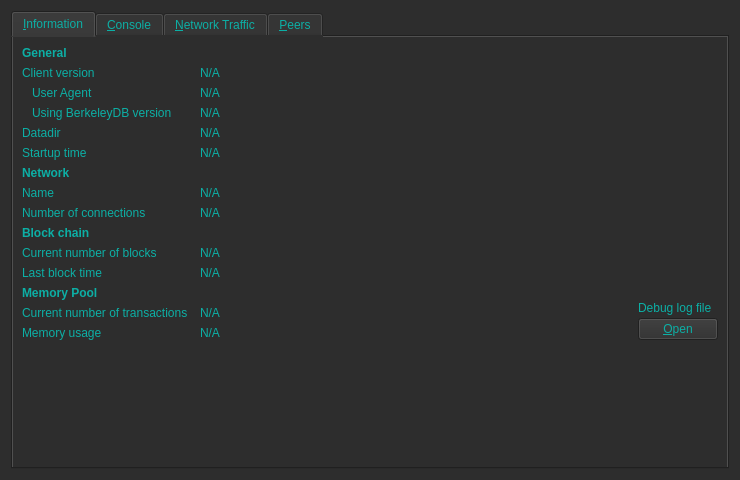
<?xml version="1.0" encoding="UTF-8"?>
<ui version="4.0">
 <class>RPCConsole</class>
 <widget class="QWidget" name="RPCConsole">
  <property name="geometry">
   <rect>
    <x>0</x>
    <y>0</y>
    <width>740</width>
    <height>430</height>
   </rect>
  </property>
  <property name="styleSheet">
         <string notr="true"> 
        QWidget { background: rgba(45,45,45); color: rgb(12,175,165); }
        QTableView { border: 1px solid rgb(119,119,119); selection-background-color: rgb(62,62,62); selection-color: rgb(108,200,239); alternate-background: rgb(31,31,31); }
        QTableView::item { border-right: 1px solid rgb(119,119,119); border-bottom: 1px solid rgb(119,119,119);}</string>
  </property>
  <property name="windowTitle">
   <string>Debug window</string>
  </property>
  <layout class="QVBoxLayout" name="verticalLayout_2">
   <item>
    <widget class="QTabWidget" name="tabWidget">
     <property name="currentIndex">
      <number>0</number>
     </property>
     <widget class="QWidget" name="tab_info">
      <attribute name="title">
       <string>&amp;Information</string>
      </attribute>
      <layout class="QGridLayout" name="gridLayout" columnstretch="0,1,0">
       <property name="horizontalSpacing">
        <number>12</number>
       </property>
       <item row="0" column="0">
        <widget class="QLabel" name="label_9">
         <property name="font">
          <font>
           <weight>75</weight>
           <bold>true</bold>
          </font>
         </property>
         <property name="text">
          <string>General</string>
         </property>
        </widget>
       </item>
       <item row="1" column="0">
        <widget class="QLabel" name="label_6">
         <property name="text">
          <string>Client version</string>
         </property>
        </widget>
       </item>
       <item row="1" column="1" colspan="2">
        <widget class="QLabel" name="clientVersion">
         <property name="cursor">
          <cursorShape>IBeamCursor</cursorShape>
         </property>
         <property name="text">
          <string>N/A</string>
         </property>
         <property name="textFormat">
          <enum>Qt::PlainText</enum>
         </property>
         <property name="textInteractionFlags">
          <set>Qt::LinksAccessibleByMouse|Qt::TextSelectableByKeyboard|Qt::TextSelectableByMouse</set>
         </property>
        </widget>
       </item>
       <item row="2" column="0">
        <widget class="QLabel" name="labelClientUserAgent">
         <property name="text">
          <string>User Agent</string>
         </property>
         <property name="indent">
          <number>10</number>
         </property>
        </widget>
       </item>
       <item row="2" column="1" colspan="2">
        <widget class="QLabel" name="clientUserAgent">
         <property name="cursor">
          <cursorShape>IBeamCursor</cursorShape>
         </property>
         <property name="text">
          <string>N/A</string>
         </property>
         <property name="textFormat">
          <enum>Qt::PlainText</enum>
         </property>
         <property name="textInteractionFlags">
          <set>Qt::LinksAccessibleByMouse|Qt::TextSelectableByKeyboard|Qt::TextSelectableByMouse</set>
         </property>
        </widget>
       </item>
       <item row="3" column="0">
        <widget class="QLabel" name="label_berkeleyDBVersion">
         <property name="text">
          <string>Using BerkeleyDB version</string>
         </property>
         <property name="indent">
          <number>10</number>
         </property>
        </widget>
       </item>
       <item row="3" column="1" colspan="2">
        <widget class="QLabel" name="berkeleyDBVersion">
         <property name="cursor">
          <cursorShape>IBeamCursor</cursorShape>
         </property>
         <property name="text">
          <string>N/A</string>
         </property>
         <property name="textFormat">
          <enum>Qt::PlainText</enum>
         </property>
         <property name="textInteractionFlags">
          <set>Qt::LinksAccessibleByMouse|Qt::TextSelectableByKeyboard|Qt::TextSelectableByMouse</set>
         </property>
        </widget>
       </item>
       <item row="4" column="0">
        <widget class="QLabel" name="label_12">
         <property name="text">
          <string>Datadir</string>
         </property>
        </widget>
       </item>
       <item row="4" column="1" colspan="2">
        <widget class="QLabel" name="dataDir">
         <property name="cursor">
          <cursorShape>IBeamCursor</cursorShape>
         </property>
         <property name="text">
          <string>N/A</string>
         </property>
         <property name="textFormat">
          <enum>Qt::PlainText</enum>
         </property>
         <property name="wordWrap">
          <bool>true</bool>
         </property>
         <property name="textInteractionFlags">
          <set>Qt::LinksAccessibleByMouse|Qt::TextSelectableByKeyboard|Qt::TextSelectableByMouse</set>
         </property>
        </widget>
       </item>
       <item row="5" column="0">
        <widget class="QLabel" name="label_13">
         <property name="text">
          <string>Startup time</string>
         </property>
        </widget>
       </item>
       <item row="5" column="1" colspan="2">
        <widget class="QLabel" name="startupTime">
         <property name="cursor">
          <cursorShape>IBeamCursor</cursorShape>
         </property>
         <property name="text">
          <string>N/A</string>
         </property>
         <property name="textFormat">
          <enum>Qt::PlainText</enum>
         </property>
         <property name="textInteractionFlags">
          <set>Qt::LinksAccessibleByMouse|Qt::TextSelectableByKeyboard|Qt::TextSelectableByMouse</set>
         </property>
        </widget>
       </item>
       <item row="6" column="0">
           <widget class="QLabel" name="labelNetwork">
               <property name="font">
                   <font>
                       <weight>75</weight>
                       <bold>true</bold>
                   </font>
               </property>
               <property name="text">
                   <string>Network</string>
               </property>
           </widget>
       </item>
       <item row="7" column="0">
        <widget class="QLabel" name="label_8">
         <property name="text">
          <string>Name</string>
         </property>
        </widget>
       </item>
       <item row="7" column="1" colspan="2">
        <widget class="QLabel" name="networkName">
         <property name="cursor">
          <cursorShape>IBeamCursor</cursorShape>
         </property>
         <property name="text">
          <string>N/A</string>
         </property>
         <property name="textFormat">
          <enum>Qt::PlainText</enum>
         </property>
         <property name="textInteractionFlags">
          <set>Qt::LinksAccessibleByMouse|Qt::TextSelectableByKeyboard|Qt::TextSelectableByMouse</set>
         </property>
        </widget>
       </item>
       <item row="8" column="0">
        <widget class="QLabel" name="label_7">
         <property name="text">
          <string>Number of connections</string>
         </property>
        </widget>
       </item>
       <item row="8" column="1" colspan="2">
        <widget class="QLabel" name="numberOfConnections">
         <property name="cursor">
          <cursorShape>IBeamCursor</cursorShape>
         </property>
         <property name="text">
          <string>N/A</string>
         </property>
         <property name="textFormat">
          <enum>Qt::PlainText</enum>
         </property>
         <property name="textInteractionFlags">
          <set>Qt::LinksAccessibleByMouse|Qt::TextSelectableByKeyboard|Qt::TextSelectableByMouse</set>
         </property>
        </widget>
       </item>
       <item row="9" column="0">
        <widget class="QLabel" name="label_10">
         <property name="font">
          <font>
           <weight>75</weight>
           <bold>true</bold>
          </font>
         </property>
         <property name="text">
          <string>Block chain</string>
         </property>
        </widget>
       </item>
       <item row="10" column="0">
        <widget class="QLabel" name="label_3">
         <property name="text">
          <string>Current number of blocks</string>
         </property>
        </widget>
       </item>
       <item row="10" column="1" colspan="2">
        <widget class="QLabel" name="numberOfBlocks">
         <property name="cursor">
          <cursorShape>IBeamCursor</cursorShape>
         </property>
         <property name="text">
          <string>N/A</string>
         </property>
         <property name="textFormat">
          <enum>Qt::PlainText</enum>
         </property>
         <property name="textInteractionFlags">
          <set>Qt::LinksAccessibleByMouse|Qt::TextSelectableByKeyboard|Qt::TextSelectableByMouse</set>
         </property>
        </widget>
       </item>
       <item row="11" column="0">
        <widget class="QLabel" name="labelLastBlockTime">
         <property name="text">
          <string>Last block time</string>
         </property>
        </widget>
       </item>
       <item row="11" column="1" colspan="2">
        <widget class="QLabel" name="lastBlockTime">
         <property name="cursor">
          <cursorShape>IBeamCursor</cursorShape>
         </property>
         <property name="text">
          <string>N/A</string>
         </property>
         <property name="textFormat">
          <enum>Qt::PlainText</enum>
         </property>
         <property name="textInteractionFlags">
          <set>Qt::LinksAccessibleByMouse|Qt::TextSelectableByKeyboard|Qt::TextSelectableByMouse</set>
         </property>
        </widget>
       </item>
       <item row="12" column="0">
        <widget class="QLabel" name="labelMempoolTitle">
         <property name="font">
          <font>
           <weight>75</weight>
           <bold>true</bold>
          </font>
         </property>
         <property name="text">
          <string>Memory Pool</string>
         </property>
        </widget>
       </item>
       <item row="13" column="0">
        <widget class="QLabel" name="labelNumberOfTransactions">
         <property name="text">
          <string>Current number of transactions</string>
         </property>
        </widget>
       </item>
       <item row="13" column="1">
        <widget class="QLabel" name="mempoolNumberTxs">
         <property name="cursor">
          <cursorShape>IBeamCursor</cursorShape>
         </property>
         <property name="text">
          <string>N/A</string>
         </property>
         <property name="textFormat">
          <enum>Qt::PlainText</enum>
         </property>
         <property name="textInteractionFlags">
          <set>Qt::LinksAccessibleByMouse|Qt::TextSelectableByKeyboard|Qt::TextSelectableByMouse</set>
         </property>
        </widget>
       </item>
       <item row="14" column="0">
        <widget class="QLabel" name="labelMemoryUsage">
         <property name="text">
          <string>Memory usage</string>
         </property>
        </widget>
       </item>
       <item row="14" column="1">
        <widget class="QLabel" name="mempoolSize">
         <property name="cursor">
          <cursorShape>IBeamCursor</cursorShape>
         </property>
         <property name="text">
          <string>N/A</string>
         </property>
         <property name="textFormat">
          <enum>Qt::PlainText</enum>
         </property>
         <property name="textInteractionFlags">
          <set>Qt::LinksAccessibleByMouse|Qt::TextSelectableByKeyboard|Qt::TextSelectableByMouse</set>
         </property>
        </widget>
       </item>
       <item row="12" column="2" rowspan="3">
        <layout class="QVBoxLayout" name="verticalLayoutDebugButton">
         <property name="spacing">
          <number>3</number>
         </property>
         <item>
          <spacer name="verticalSpacer_2">
           <property name="orientation">
            <enum>Qt::Vertical</enum>
           </property>
           <property name="sizeHint" stdset="0">
            <size>
             <width>10</width>
             <height>5</height>
            </size>
           </property>
          </spacer>
         </item>
         <item>
          <widget class="QLabel" name="labelDebugLogfile">
           <property name="text">
            <string>Debug log file</string>
           </property>
          </widget>
         </item>
         <item>
          <widget class="QPushButton" name="openDebugLogfileButton">
           <property name="toolTip">
            <string>Open the %1 debug log file from the current data directory. This can take a few seconds for large log files.</string>
           </property>
           <property name="text">
            <string>&amp;Open</string>
           </property>
           <property name="autoDefault">
            <bool>false</bool>
           </property>
          </widget>
         </item>
        </layout>
       </item>
       <item row="15" column="0">
        <spacer name="verticalSpacer">
         <property name="orientation">
          <enum>Qt::Vertical</enum>
         </property>
         <property name="sizeHint" stdset="0">
          <size>
           <width>20</width>
           <height>40</height>
          </size>
         </property>
        </spacer>
       </item>
      </layout>
     </widget>
     <widget class="QWidget" name="tab_console">
      <attribute name="title">
       <string>&amp;Console</string>
      </attribute>
      <layout class="QVBoxLayout" name="verticalLayout_3">
       <property name="spacing">
        <number>3</number>
       </property>
       <property name="bottomMargin">
        <number>5</number>
       </property>
       <item>
        <layout class="QHBoxLayout" name="horizontalLayout">
         <property name="spacing">
          <number>4</number>
         </property>
         <item>
          <spacer name="horizontalSpacer">
           <property name="orientation">
            <enum>Qt::Horizontal</enum>
           </property>
           <property name="sizeHint" stdset="0">
            <size>
             <width>40</width>
             <height>20</height>
            </size>
           </property>
          </spacer>
         </item>
         <item>
          <widget class="QPushButton" name="fontSmallerButton">
           <property name="maximumSize">
            <size>
             <width>24</width>
             <height>24</height>
            </size>
           </property>
           <property name="text">
            <string/>
           </property>
           <property name="toolTip">
            <string>Decrease font size</string>
           </property>
           <property name="icon">
            <iconset resource="../iop.qrc">
             <normaloff>:/icons/fontsmaller</normaloff>:/icons/fontsmaller</iconset>
           </property>
           <property name="iconSize">
            <size>
             <width>24</width>
             <height>16</height>
            </size>
           </property>
           <property name="autoDefault">
            <bool>false</bool>
           </property>
           <property name="flat">
            <bool>true</bool>
           </property>
          </widget>
         </item>
         <item>
          <widget class="QPushButton" name="fontBiggerButton">
           <property name="maximumSize">
            <size>
             <width>24</width>
             <height>24</height>
            </size>
           </property>
           <property name="toolTip">
            <string>Increase font size</string>
           </property>
           <property name="text">
            <string/>
           </property>
           <property name="icon">
            <iconset resource="../iop.qrc">
             <normaloff>:/icons/fontbigger</normaloff>:/icons/fontbigger</iconset>
           </property>
           <property name="iconSize">
            <size>
             <width>24</width>
             <height>16</height>
            </size>
           </property>
           <property name="autoDefault">
            <bool>false</bool>
           </property>
           <property name="flat">
            <bool>true</bool>
           </property>
          </widget>
         </item>
         <item>
          <widget class="QPushButton" name="clearButton">
           <property name="maximumSize">
            <size>
             <width>24</width>
             <height>24</height>
            </size>
           </property>
           <property name="toolTip">
            <string>Clear console</string>
           </property>
           <property name="layoutDirection">
            <enum>Qt::LeftToRight</enum>
           </property>
           <property name="text">
            <string/>
           </property>
           <property name="icon">
            <iconset resource="../iop.qrc">
             <normaloff>:/icons/remove</normaloff>:/icons/remove</iconset>
           </property>
           <property name="shortcut">
            <string notr="true">Ctrl+L</string>
           </property>
           <property name="autoDefault">
            <bool>false</bool>
           </property>
           <property name="flat">
            <bool>true</bool>
           </property>
          </widget>
         </item>
        </layout>
       </item>
       <item>
        <widget class="QTextEdit" name="messagesWidget">
         <property name="minimumSize">
          <size>
           <width>0</width>
           <height>100</height>
          </size>
         </property>
         <property name="readOnly">
          <bool>true</bool>
         </property>
         <property name="tabKeyNavigation" stdset="0">
          <bool>false</bool>
         </property>
         <property name="columnCount" stdset="0">
          <number>2</number>
         </property>
        </widget>
       </item>
       <item>
        <layout class="QHBoxLayout" name="horizontalLayoutPrompt">
         <property name="spacing">
          <number>3</number>
         </property>
         <item>
          <widget class="QPushButton" name="promptIcon">
           <property name="enabled">
            <bool>false</bool>
           </property>
           <property name="maximumSize">
            <size>
             <width>16</width>
             <height>24</height>
            </size>
           </property>
           <property name="text">
            <string/>
           </property>
           <property name="icon">
            <iconset resource="../iop.qrc">
             <normaloff>:/icons/prompticon</normaloff>
             <disabledoff>:/icons/prompticon</disabledoff>:/icons/prompticon</iconset>
           </property>
           <property name="iconSize">
            <size>
             <width>14</width>
             <height>14</height>
            </size>
           </property>
           <property name="autoDefault">
            <bool>false</bool>
           </property>
           <property name="flat">
            <bool>true</bool>
           </property>
          </widget>
         </item>
         <item>
          <widget class="QLineEdit" name="lineEdit">
           <property name="placeholderText">
            <string/>
           </property>
          </widget>
         </item>
        </layout>
       </item>
      </layout>
     </widget>
     <widget class="QWidget" name="tab_nettraffic">
      <attribute name="title">
       <string>&amp;Network Traffic</string>
      </attribute>
      <layout class="QHBoxLayout" name="horizontalLayout_3">
       <item>
        <layout class="QVBoxLayout" name="verticalLayout_4">
         <item>
          <widget class="TrafficGraphWidget" name="trafficGraph" native="true">
           <property name="sizePolicy">
            <sizepolicy hsizetype="Expanding" vsizetype="Expanding">
             <horstretch>0</horstretch>
             <verstretch>0</verstretch>
            </sizepolicy>
           </property>
          </widget>
         </item>
         <item>
          <layout class="QHBoxLayout" name="horizontalLayout_2">
           <item>
            <widget class="QSlider" name="sldGraphRange">
             <property name="minimum">
              <number>1</number>
             </property>
             <property name="maximum">
              <number>288</number>
             </property>
             <property name="pageStep">
              <number>12</number>
             </property>
             <property name="value">
              <number>6</number>
             </property>
             <property name="orientation">
              <enum>Qt::Horizontal</enum>
             </property>
            </widget>
           </item>
           <item>
            <widget class="QLabel" name="lblGraphRange">
             <property name="minimumSize">
              <size>
               <width>100</width>
               <height>0</height>
              </size>
             </property>
             <property name="alignment">
              <set>Qt::AlignCenter</set>
             </property>
            </widget>
           </item>
           <item>
            <widget class="QPushButton" name="btnClearTrafficGraph">
             <property name="text">
              <string>&amp;Reset</string>
             </property>
             <property name="autoDefault">
              <bool>false</bool>
             </property>
            </widget>
           </item>
          </layout>
         </item>
        </layout>
       </item>
       <item>
        <layout class="QVBoxLayout" name="verticalLayout">
         <item>
          <widget class="QGroupBox" name="groupBox">
           <property name="title">
            <string>Totals</string>
           </property>
           <layout class="QVBoxLayout" name="verticalLayout_5">
            <item>
             <layout class="QHBoxLayout" name="horizontalLayout_4">
              <item>
               <widget class="Line" name="line">
                <property name="sizePolicy">
                 <sizepolicy hsizetype="Fixed" vsizetype="Fixed">
                  <horstretch>0</horstretch>
                  <verstretch>0</verstretch>
                 </sizepolicy>
                </property>
                <property name="minimumSize">
                 <size>
                  <width>10</width>
                  <height>0</height>
                 </size>
                </property>
                <property name="palette">
                 <palette>
                  <active>
                   <colorrole role="Light">
                    <brush brushstyle="SolidPattern">
                     <color alpha="255">
                      <red>0</red>
                      <green>255</green>
                      <blue>0</blue>
                     </color>
                    </brush>
                   </colorrole>
                  </active>
                  <inactive>
                   <colorrole role="Light">
                    <brush brushstyle="SolidPattern">
                     <color alpha="255">
                      <red>0</red>
                      <green>255</green>
                      <blue>0</blue>
                     </color>
                    </brush>
                   </colorrole>
                  </inactive>
                  <disabled>
                   <colorrole role="Light">
                    <brush brushstyle="SolidPattern">
                     <color alpha="255">
                      <red>0</red>
                      <green>255</green>
                      <blue>0</blue>
                     </color>
                    </brush>
                   </colorrole>
                  </disabled>
                 </palette>
                </property>
                <property name="orientation">
                 <enum>Qt::Horizontal</enum>
                </property>
               </widget>
              </item>
              <item>
               <widget class="QLabel" name="label_16">
                <property name="text">
                 <string>Received</string>
                </property>
               </widget>
              </item>
              <item>
               <widget class="QLabel" name="lblBytesIn">
                <property name="minimumSize">
                 <size>
                  <width>50</width>
                  <height>0</height>
                 </size>
                </property>
                <property name="alignment">
                 <set>Qt::AlignRight|Qt::AlignTrailing|Qt::AlignVCenter</set>
                </property>
               </widget>
              </item>
             </layout>
            </item>
            <item>
             <layout class="QHBoxLayout" name="horizontalLayout_5">
              <item>
               <widget class="Line" name="line_2">
                <property name="sizePolicy">
                 <sizepolicy hsizetype="Fixed" vsizetype="Fixed">
                  <horstretch>0</horstretch>
                  <verstretch>0</verstretch>
                 </sizepolicy>
                </property>
                <property name="minimumSize">
                 <size>
                  <width>10</width>
                  <height>0</height>
                 </size>
                </property>
                <property name="palette">
                 <palette>
                  <active>
                   <colorrole role="Light">
                    <brush brushstyle="SolidPattern">
                     <color alpha="255">
                      <red>255</red>
                      <green>0</green>
                      <blue>0</blue>
                     </color>
                    </brush>
                   </colorrole>
                  </active>
                  <inactive>
                   <colorrole role="Light">
                    <brush brushstyle="SolidPattern">
                     <color alpha="255">
                      <red>255</red>
                      <green>0</green>
                      <blue>0</blue>
                     </color>
                    </brush>
                   </colorrole>
                  </inactive>
                  <disabled>
                   <colorrole role="Light">
                    <brush brushstyle="SolidPattern">
                     <color alpha="255">
                      <red>255</red>
                      <green>0</green>
                      <blue>0</blue>
                     </color>
                    </brush>
                   </colorrole>
                  </disabled>
                 </palette>
                </property>
                <property name="orientation">
                 <enum>Qt::Horizontal</enum>
                </property>
               </widget>
              </item>
              <item>
               <widget class="QLabel" name="label_17">
                <property name="text">
                 <string>Sent</string>
                </property>
               </widget>
              </item>
              <item>
               <widget class="QLabel" name="lblBytesOut">
                <property name="minimumSize">
                 <size>
                  <width>50</width>
                  <height>0</height>
                 </size>
                </property>
                <property name="alignment">
                 <set>Qt::AlignRight|Qt::AlignTrailing|Qt::AlignVCenter</set>
                </property>
               </widget>
              </item>
             </layout>
            </item>
            <item>
             <spacer name="verticalSpacer_4">
              <property name="orientation">
               <enum>Qt::Vertical</enum>
              </property>
              <property name="sizeHint" stdset="0">
               <size>
                <width>20</width>
                <height>407</height>
               </size>
              </property>
             </spacer>
            </item>
           </layout>
          </widget>
         </item>
        </layout>
       </item>
      </layout>
     </widget>
     <widget class="QWidget" name="tab_peers">
      <attribute name="title">
       <string>&amp;Peers</string>
      </attribute>
      <layout class="QGridLayout" name="gridLayout_2">
       <item row="0" column="0" rowspan="2">
        <layout class="QVBoxLayout" name="verticalLayout_101">
         <property name="spacing">
          <number>0</number>
         </property>
         <item>
          <widget class="QTableView" name="peerWidget">
           <property name="horizontalScrollBarPolicy">
            <enum>Qt::ScrollBarAsNeeded</enum>
           </property>
           <property name="tabKeyNavigation">
            <bool>false</bool>
           </property>
           <property name="sortingEnabled">
            <bool>true</bool>
           </property>
           <attribute name="horizontalHeaderHighlightSections">
            <bool>false</bool>
           </attribute>
          </widget>
         </item>
         <item>
          <widget class="QLabel" name="banHeading">
           <property name="sizePolicy">
            <sizepolicy hsizetype="Preferred" vsizetype="Minimum">
             <horstretch>0</horstretch>
             <verstretch>0</verstretch>
            </sizepolicy>
           </property>
           <property name="minimumSize">
            <size>
             <width>300</width>
             <height>32</height>
            </size>
           </property>
           <property name="maximumSize">
            <size>
             <width>16777215</width>
             <height>32</height>
            </size>
           </property>
           <property name="font">
            <font>
             <pointsize>12</pointsize>
            </font>
           </property>
           <property name="cursor">
            <cursorShape>IBeamCursor</cursorShape>
           </property>
           <property name="text">
            <string>Banned peers</string>
           </property>
           <property name="alignment">
            <set>Qt::AlignBottom|Qt::AlignLeading|Qt::AlignLeft</set>
           </property>
           <property name="wordWrap">
            <bool>true</bool>
           </property>
           <property name="textInteractionFlags">
            <set>Qt::NoTextInteraction</set>
           </property>
          </widget>
         </item>
         <item>
          <widget class="QTableView" name="banlistWidget">
           <property name="sizePolicy">
            <sizepolicy hsizetype="Expanding" vsizetype="Expanding">
             <horstretch>0</horstretch>
             <verstretch>0</verstretch>
            </sizepolicy>
           </property>
           <property name="horizontalScrollBarPolicy">
            <enum>Qt::ScrollBarAsNeeded</enum>
           </property>
           <property name="tabKeyNavigation">
            <bool>false</bool>
           </property>
           <property name="sortingEnabled">
            <bool>true</bool>
           </property>
           <attribute name="horizontalHeaderHighlightSections">
            <bool>false</bool>
           </attribute>
          </widget>
         </item>
        </layout>
       </item>
       <item row="0" column="1">
        <widget class="QLabel" name="peerHeading">
         <property name="sizePolicy">
          <sizepolicy hsizetype="Preferred" vsizetype="Minimum">
           <horstretch>0</horstretch>
           <verstretch>0</verstretch>
          </sizepolicy>
         </property>
         <property name="minimumSize">
          <size>
           <width>300</width>
           <height>32</height>
          </size>
         </property>
         <property name="font">
          <font>
           <pointsize>10</pointsize>
          </font>
         </property>
         <property name="cursor">
          <cursorShape>IBeamCursor</cursorShape>
         </property>
         <property name="text">
          <string>Select a peer to view detailed information.</string>
         </property>
         <property name="alignment">
          <set>Qt::AlignHCenter|Qt::AlignTop</set>
         </property>
         <property name="wordWrap">
          <bool>true</bool>
         </property>
         <property name="textInteractionFlags">
          <set>Qt::LinksAccessibleByMouse|Qt::TextSelectableByKeyboard|Qt::TextSelectableByMouse</set>
         </property>
        </widget>
       </item>
       <item row="1" column="1">
        <widget class="QWidget" name="detailWidget" native="true">
         <property name="minimumSize">
          <size>
           <width>300</width>
           <height>0</height>
          </size>
         </property>
         <layout class="QGridLayout" name="gridLayout_3">
          <item row="0" column="0">
           <widget class="QLabel" name="label_30">
            <property name="text">
             <string>Whitelisted</string>
            </property>
           </widget>
          </item>
          <item row="0" column="2">
           <widget class="QLabel" name="peerWhitelisted">
            <property name="cursor">
             <cursorShape>IBeamCursor</cursorShape>
            </property>
            <property name="text">
             <string>N/A</string>
            </property>
            <property name="textFormat">
             <enum>Qt::PlainText</enum>
            </property>
            <property name="textInteractionFlags">
             <set>Qt::LinksAccessibleByMouse|Qt::TextSelectableByKeyboard|Qt::TextSelectableByMouse</set>
            </property>
           </widget>
          </item>
          <item row="1" column="0">
           <widget class="QLabel" name="label_23">
            <property name="text">
             <string>Direction</string>
            </property>
           </widget>
          </item>
          <item row="1" column="2">
           <widget class="QLabel" name="peerDirection">
            <property name="cursor">
             <cursorShape>IBeamCursor</cursorShape>
            </property>
            <property name="text">
             <string>N/A</string>
            </property>
            <property name="textFormat">
             <enum>Qt::PlainText</enum>
            </property>
            <property name="textInteractionFlags">
             <set>Qt::LinksAccessibleByMouse|Qt::TextSelectableByKeyboard|Qt::TextSelectableByMouse</set>
            </property>
           </widget>
          </item>
          <item row="2" column="0">
           <widget class="QLabel" name="label_21">
            <property name="text">
             <string>Version</string>
            </property>
           </widget>
          </item>
          <item row="2" column="2">
           <widget class="QLabel" name="peerVersion">
            <property name="cursor">
             <cursorShape>IBeamCursor</cursorShape>
            </property>
            <property name="text">
             <string>N/A</string>
            </property>
            <property name="textFormat">
             <enum>Qt::PlainText</enum>
            </property>
            <property name="textInteractionFlags">
             <set>Qt::LinksAccessibleByMouse|Qt::TextSelectableByKeyboard|Qt::TextSelectableByMouse</set>
            </property>
           </widget>
          </item>
          <item row="3" column="0">
           <widget class="QLabel" name="label_28">
            <property name="text">
             <string>User Agent</string>
            </property>
           </widget>
          </item>
          <item row="3" column="2">
           <widget class="QLabel" name="peerSubversion">
            <property name="cursor">
             <cursorShape>IBeamCursor</cursorShape>
            </property>
            <property name="text">
             <string>N/A</string>
            </property>
            <property name="textFormat">
             <enum>Qt::PlainText</enum>
            </property>
            <property name="textInteractionFlags">
             <set>Qt::LinksAccessibleByMouse|Qt::TextSelectableByKeyboard|Qt::TextSelectableByMouse</set>
            </property>
           </widget>
          </item>
          <item row="4" column="0">
           <widget class="QLabel" name="label_4">
            <property name="text">
             <string>Services</string>
            </property>
           </widget>
          </item>
          <item row="4" column="2">
           <widget class="QLabel" name="peerServices">
            <property name="cursor">
             <cursorShape>IBeamCursor</cursorShape>
            </property>
            <property name="text">
             <string>N/A</string>
            </property>
            <property name="textFormat">
             <enum>Qt::PlainText</enum>
            </property>
            <property name="textInteractionFlags">
             <set>Qt::LinksAccessibleByMouse|Qt::TextSelectableByKeyboard|Qt::TextSelectableByMouse</set>
            </property>
           </widget>
          </item>
          <item row="5" column="0">
           <widget class="QLabel" name="label_29">
            <property name="text">
             <string>Starting Block</string>
            </property>
           </widget>
          </item>
          <item row="5" column="2">
           <widget class="QLabel" name="peerHeight">
            <property name="cursor">
             <cursorShape>IBeamCursor</cursorShape>
            </property>
            <property name="text">
             <string>N/A</string>
            </property>
            <property name="textFormat">
             <enum>Qt::PlainText</enum>
            </property>
            <property name="textInteractionFlags">
             <set>Qt::LinksAccessibleByMouse|Qt::TextSelectableByKeyboard|Qt::TextSelectableByMouse</set>
            </property>
           </widget>
          </item>
          <item row="6" column="0">
           <widget class="QLabel" name="label_27">
            <property name="text">
             <string>Synced Headers</string>
            </property>
           </widget>
          </item>
          <item row="6" column="2">
           <widget class="QLabel" name="peerSyncHeight">
            <property name="cursor">
             <cursorShape>IBeamCursor</cursorShape>
            </property>
            <property name="text">
             <string>N/A</string>
            </property>
            <property name="textFormat">
             <enum>Qt::PlainText</enum>
            </property>
            <property name="textInteractionFlags">
             <set>Qt::LinksAccessibleByMouse|Qt::TextSelectableByKeyboard|Qt::TextSelectableByMouse</set>
            </property>
           </widget>
          </item>
          <item row="7" column="0">
           <widget class="QLabel" name="label_25">
            <property name="text">
             <string>Synced Blocks</string>
            </property>
           </widget>
          </item>
          <item row="7" column="2">
           <widget class="QLabel" name="peerCommonHeight">
            <property name="cursor">
             <cursorShape>IBeamCursor</cursorShape>
            </property>
            <property name="text">
             <string>N/A</string>
            </property>
            <property name="textFormat">
             <enum>Qt::PlainText</enum>
            </property>
            <property name="textInteractionFlags">
             <set>Qt::LinksAccessibleByMouse|Qt::TextSelectableByKeyboard|Qt::TextSelectableByMouse</set>
            </property>
           </widget>
          </item>
          <item row="8" column="0">
           <widget class="QLabel" name="label_24">
            <property name="text">
             <string>Ban Score</string>
            </property>
           </widget>
          </item>
          <item row="8" column="2">
           <widget class="QLabel" name="peerBanScore">
            <property name="cursor">
             <cursorShape>IBeamCursor</cursorShape>
            </property>
            <property name="text">
             <string>N/A</string>
            </property>
            <property name="textFormat">
             <enum>Qt::PlainText</enum>
            </property>
            <property name="textInteractionFlags">
             <set>Qt::LinksAccessibleByMouse|Qt::TextSelectableByKeyboard|Qt::TextSelectableByMouse</set>
            </property>
           </widget>
          </item>
          <item row="9" column="0">
           <widget class="QLabel" name="label_22">
            <property name="text">
             <string>Connection Time</string>
            </property>
           </widget>
          </item>
          <item row="9" column="2">
           <widget class="QLabel" name="peerConnTime">
            <property name="cursor">
             <cursorShape>IBeamCursor</cursorShape>
            </property>
            <property name="text">
             <string>N/A</string>
            </property>
            <property name="textFormat">
             <enum>Qt::PlainText</enum>
            </property>
            <property name="textInteractionFlags">
             <set>Qt::LinksAccessibleByMouse|Qt::TextSelectableByKeyboard|Qt::TextSelectableByMouse</set>
            </property>
           </widget>
          </item>
          <item row="10" column="0">
           <widget class="QLabel" name="label_15">
            <property name="text">
             <string>Last Send</string>
            </property>
           </widget>
          </item>
          <item row="10" column="2">
           <widget class="QLabel" name="peerLastSend">
            <property name="cursor">
             <cursorShape>IBeamCursor</cursorShape>
            </property>
            <property name="text">
             <string>N/A</string>
            </property>
            <property name="textFormat">
             <enum>Qt::PlainText</enum>
            </property>
            <property name="textInteractionFlags">
             <set>Qt::LinksAccessibleByMouse|Qt::TextSelectableByKeyboard|Qt::TextSelectableByMouse</set>
            </property>
           </widget>
          </item>
          <item row="11" column="0">
           <widget class="QLabel" name="label_19">
            <property name="text">
             <string>Last Receive</string>
            </property>
           </widget>
          </item>
          <item row="11" column="2">
           <widget class="QLabel" name="peerLastRecv">
            <property name="cursor">
             <cursorShape>IBeamCursor</cursorShape>
            </property>
            <property name="text">
             <string>N/A</string>
            </property>
            <property name="textFormat">
             <enum>Qt::PlainText</enum>
            </property>
            <property name="textInteractionFlags">
             <set>Qt::LinksAccessibleByMouse|Qt::TextSelectableByKeyboard|Qt::TextSelectableByMouse</set>
            </property>
           </widget>
          </item>
          <item row="12" column="0">
           <widget class="QLabel" name="label_18">
            <property name="text">
             <string>Sent</string>
            </property>
           </widget>
          </item>
          <item row="12" column="2">
           <widget class="QLabel" name="peerBytesSent">
            <property name="cursor">
             <cursorShape>IBeamCursor</cursorShape>
            </property>
            <property name="text">
             <string>N/A</string>
            </property>
            <property name="textFormat">
             <enum>Qt::PlainText</enum>
            </property>
            <property name="textInteractionFlags">
             <set>Qt::LinksAccessibleByMouse|Qt::TextSelectableByKeyboard|Qt::TextSelectableByMouse</set>
            </property>
           </widget>
          </item>
          <item row="13" column="0">
           <widget class="QLabel" name="label_20">
            <property name="text">
             <string>Received</string>
            </property>
           </widget>
          </item>
          <item row="13" column="2">
           <widget class="QLabel" name="peerBytesRecv">
            <property name="cursor">
             <cursorShape>IBeamCursor</cursorShape>
            </property>
            <property name="text">
             <string>N/A</string>
            </property>
            <property name="textFormat">
             <enum>Qt::PlainText</enum>
            </property>
            <property name="textInteractionFlags">
             <set>Qt::LinksAccessibleByMouse|Qt::TextSelectableByKeyboard|Qt::TextSelectableByMouse</set>
            </property>
           </widget>
          </item>
          <item row="14" column="0">
           <widget class="QLabel" name="label_26">
            <property name="text">
             <string>Ping Time</string>
            </property>
           </widget>
          </item>
          <item row="14" column="2">
           <widget class="QLabel" name="peerPingTime">
            <property name="cursor">
             <cursorShape>IBeamCursor</cursorShape>
            </property>
            <property name="text">
             <string>N/A</string>
            </property>
            <property name="textFormat">
             <enum>Qt::PlainText</enum>
            </property>
            <property name="textInteractionFlags">
             <set>Qt::LinksAccessibleByMouse|Qt::TextSelectableByKeyboard|Qt::TextSelectableByMouse</set>
            </property>
           </widget>
          </item>
          <item row="15" column="0">
           <widget class="QLabel" name="peerPingWaitLabel">
            <property name="toolTip">
             <string>The duration of a currently outstanding ping.</string>
            </property>
            <property name="text">
             <string>Ping Wait</string>
            </property>
           </widget>
          </item>
          <item row="15" column="2">
           <widget class="QLabel" name="peerPingWait">
            <property name="cursor">
             <cursorShape>IBeamCursor</cursorShape>
            </property>
            <property name="text">
             <string>N/A</string>
            </property>
            <property name="textFormat">
             <enum>Qt::PlainText</enum>
            </property>
            <property name="textInteractionFlags">
             <set>Qt::LinksAccessibleByMouse|Qt::TextSelectableByKeyboard|Qt::TextSelectableByMouse</set>
            </property>
           </widget>
          </item>
          <item row="16" column="0">
           <widget class="QLabel" name="peerMinPingLabel">
            <property name="text">
             <string>Min Ping</string>
            </property>
           </widget>
          </item>
          <item row="16" column="2">
           <widget class="QLabel" name="peerMinPing">
            <property name="cursor">
             <cursorShape>IBeamCursor</cursorShape>
            </property>
            <property name="text">
             <string>N/A</string>
            </property>
            <property name="textFormat">
             <enum>Qt::PlainText</enum>
            </property>
            <property name="textInteractionFlags">
             <set>Qt::LinksAccessibleByMouse|Qt::TextSelectableByKeyboard|Qt::TextSelectableByMouse</set>
            </property>
           </widget>
          </item>
          <item row="17" column="0">
           <widget class="QLabel" name="label_timeoffset">
            <property name="text">
             <string>Time Offset</string>
            </property>
           </widget>
          </item>
          <item row="17" column="2">
           <widget class="QLabel" name="timeoffset">
            <property name="cursor">
             <cursorShape>IBeamCursor</cursorShape>
            </property>
            <property name="text">
             <string>N/A</string>
            </property>
            <property name="textFormat">
             <enum>Qt::PlainText</enum>
            </property>
            <property name="textInteractionFlags">
             <set>Qt::LinksAccessibleByMouse|Qt::TextSelectableByKeyboard|Qt::TextSelectableByMouse</set>
            </property>
           </widget>
          </item>
          <item row="18" column="1">
           <spacer name="verticalSpacer_3">
            <property name="orientation">
             <enum>Qt::Vertical</enum>
            </property>
            <property name="sizeHint" stdset="0">
             <size>
              <width>20</width>
              <height>40</height>
             </size>
            </property>
           </spacer>
          </item>
         </layout>
        </widget>
       </item>
      </layout>
     </widget>
    </widget>
   </item>
  </layout>
 </widget>
 <customwidgets>
  <customwidget>
   <class>TrafficGraphWidget</class>
   <extends>QWidget</extends>
   <header>trafficgraphwidget.h</header>
   <container>1</container>
   <slots>
    <slot>clear()</slot>
   </slots>
  </customwidget>
 </customwidgets>
 <resources>
  <include location="../iop.qrc"/>
 </resources>
 <connections/>
</ui>
